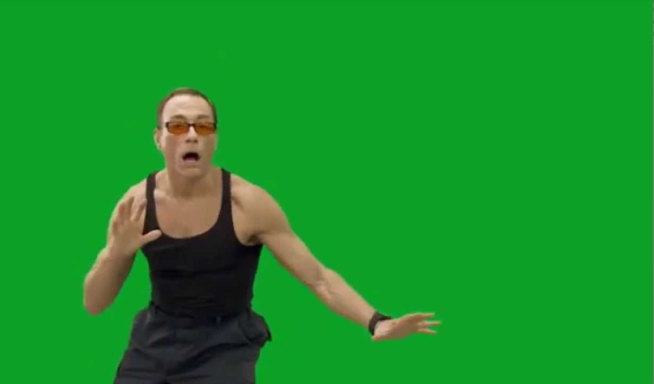
#> input picture Распознавание лиц на изображениях/vandam.png, 654 x 384 px
$ python face_detect.py
#> lines starting #> are read from the running program, lines starting #| are printed output that depends on the picture
import cv2

def draw_found_faces(detected, image, color: tuple):
    for (x, y, width, height) in detected:
        cv2.rectangle(
            image,
            (x, y),
            (x + width, y + height),
            color,
            thickness=2
        )

path_to_image = 'vandam.png'
original_image = cv2.imread(path_to_image)
#> original_image is the input picture: shape (384, 654, 3); mean B, G, R 42, 146.8, 25.2

if original_image is not None:
    # Convert image to grayscale
    image = cv2.cvtColor(original_image, cv2.COLOR_BGR2GRAY)
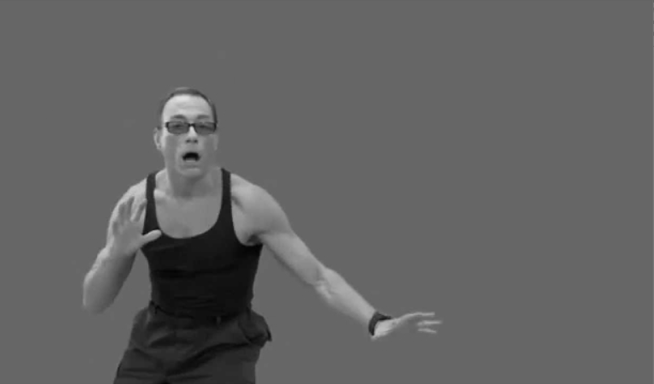
#> image: shape (384, 654); min 3, max 224, mean 98.6

    # Create Cascade Classifiers
    face_cascade = cv2.CascadeClassifier(cv2.data.haarcascades + "haarcascade_frontalface_default.xml")
    profile_cascade = cv2.CascadeClassifier(cv2.data.haarcascades + "haarcascade_profileface.xml")

    # Detect faces using the classifiers
    detected_faces = face_cascade.detectMultiScale(image=image, scaleFactor=1.3, minNeighbors=4)
#> detected_faces = [[148, 92, 90, 90]]
    detected_profiles = profile_cascade.detectMultiScale(image=image, scaleFactor=1.3, minNeighbors=4)
#> detected_profiles = ()

    # Filter out profiles
    profiles_not_faces = [x for x in detected_profiles if x not in detected_faces]
#> profiles_not_faces = []

    # Draw rectangles around faces on the original, colored image
    draw_found_faces(detected_faces, original_image, (0, 255, 0)) # RGB - green
#> the loop in draw_found_faces, `for (x, y, width, height) in detected:` made 1 pass
    draw_found_faces(detected_profiles, original_image, (0, 0, 255)) # RGB - red

    # Open a window to display the results
    cv2.imshow(f'Detected Faces in {path_to_image}', original_image)
    # The window will close as soon as any key is pressed (not a mouse click)
    cv2.waitKey(0)
    cv2.destroyAllWindows()
else:
    print(f'En error occurred while trying to load {path_to_image}')
